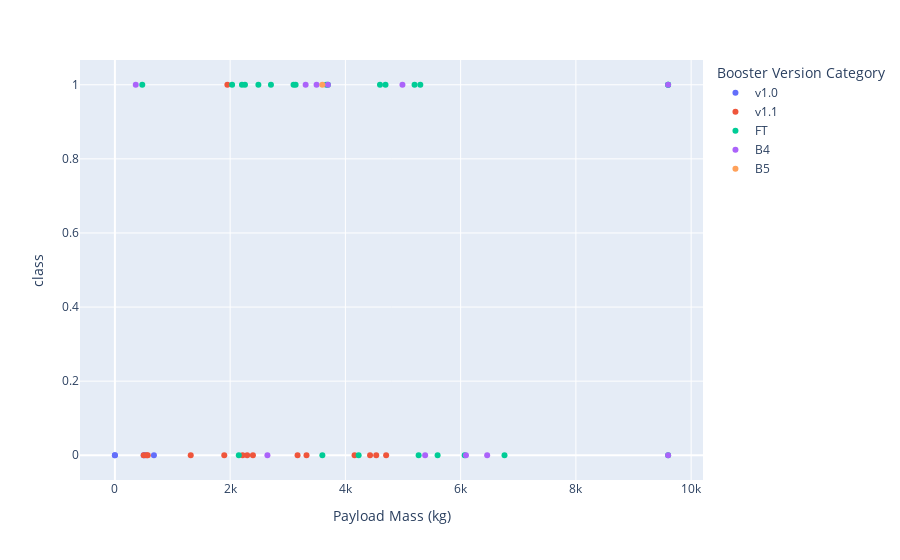

Source (notebook cell):
### Code cell
fig = px.scatter(data_frame=spacex_df, x='Payload Mass (kg)', y='class', color='Booster Version Category')
fig.show()

### Figure 1 — Plotly figure (JSON) as saved in the notebook; plotly's stock layout.template omitted (floating-point values rounded to 4 significant figures)
{"data": [{"hovertemplate": "Booster Version Category=v1.0<br>Payload Mass (kg)=%{x}<br>class=%{y}<extra></extra>", "legendgroup": "v1.0", "marker": {"color": "#636efa", "symbol": "circle"}, "mode": "markers", "name": "v1.0", "orientation": "v", "showlegend": true, "type": "scatter", "x": [0, 0, 525, 500, 677], "xaxis": "x", "y": [0, 0, 0, 0, 0], "yaxis": "y"}, {"hovertemplate": "Booster Version Category=v1.1<br>Payload Mass (kg)=%{x}<br>class=%{y}<extra></extra>", "legendgroup": "v1.1", "marker": {"color": "#EF553B", "symbol": "circle"}, "mode": "markers", "name": "v1.1", "orientation": "v", "showlegend": true, "type": "scatter", "x": [3170, 3325, 2296, 1316, 4535, 4428, 2216, 2395, 570, 4159, 1898, 4707, 1952, 500, 553], "xaxis": "x", "y": [0, 0, 0, 0, 0, 0, 0, 0, 0, 0, 0, 0, 1, 0, 0], "yaxis": "y"}, {"hovertemplate": "Booster Version Category=FT<br>Payload Mass (kg)=%{x}<br>class=%{y}<extra></extra>", "legendgroup": "FT", "marker": {"color": "#00cc96", "symbol": "circle"}, "mode": "markers", "name": "FT", "orientation": "v", "showlegend": true, "type": "scatter", "x": [2034, 5271, 3136, 4696, 3100, 3600, 2257, 4600, 9600, 9600, 475, 9600, 2150, 2490, 5600, 5300, 3697.0, 6070, 2708, 3669, 6761, 5200, 2205, 4230], "xaxis": "x", "y": [1, 0, 1, 1, 1, 0, 1, 1, 1, 1, 1, 0, 0, 1, 0, 1, 1, 0, 1, 1, 0, 1, 1, 0], "yaxis": "y"}, {"hovertemplate": "Booster Version Category=B4<br>Payload Mass (kg)=%{x}<br>class=%{y}<extra></extra>", "legendgroup": "B4", "marker": {"color": "#ab63fa", "symbol": "circle"}, "mode": "markers", "name": "B4", "orientation": "v", "showlegend": true, "type": "scatter", "x": [9600, 9600, 6460, 3310, 4990, 3500, 3697.0, 6092, 2647, 362, 5384], "xaxis": "x", "y": [1, 0, 0, 1, 1, 1, 1, 0, 0, 1, 0], "yaxis": "y"}, {"hovertemplate": "Booster Version Category=B5<br>Payload Mass (kg)=%{x}<br>class=%{y}<extra></extra>", "legendgroup": "B5", "marker": {"color": "#FFA15A", "symbol": "circle"}, "mode": "markers", "name": "B5", "orientation": "v", "showlegend": true, "type": "scatter", "x": [3600], "xaxis": "x", "y": [1], "yaxis": "y"}], "layout": {"autosize": true, "legend": {"title": {"text": "Booster Version Category"}, "tracegroupgap": 0}, "margin": {"t": 60}, "xaxis": {"anchor": "y", "autorange": true, "domain": [0, 1], "range": [-589.8, 10190.0], "title": {"text": "Payload Mass (kg)"}, "type": "linear"}, "yaxis": {"anchor": "x", "autorange": true, "domain": [0, 1], "range": [-0.07743, 1.077], "title": {"text": "class"}, "type": "linear"}}}
